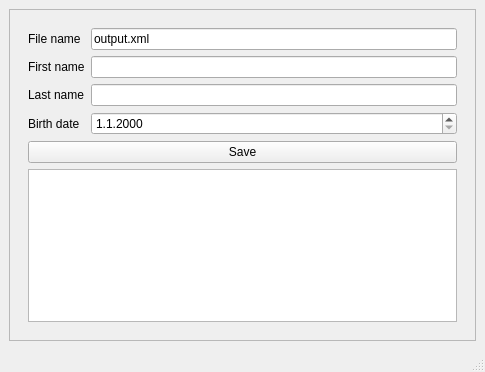
<?xml version="1.0" encoding="UTF-8"?>
<ui version="4.0">
 <class>MainWindow</class>
 <widget class="QMainWindow" name="MainWindow">
  <property name="geometry">
   <rect>
    <x>0</x>
    <y>0</y>
    <width>485</width>
    <height>372</height>
   </rect>
  </property>
  <property name="windowTitle">
   <string>MainWindow</string>
  </property>
  <widget class="QWidget" name="centralwidget">
   <layout class="QVBoxLayout" name="verticalLayout">
    <item alignment="Qt::AlignVCenter">
     <widget class="QFrame" name="vertCenter">
      <property name="sizePolicy">
       <sizepolicy hsizetype="Preferred" vsizetype="Expanding">
        <horstretch>0</horstretch>
        <verstretch>0</verstretch>
       </sizepolicy>
      </property>
      <property name="frameShape">
       <enum>QFrame::StyledPanel</enum>
      </property>
      <property name="frameShadow">
       <enum>QFrame::Sunken</enum>
      </property>
      <layout class="QVBoxLayout" name="verticalLayout_2">
       <item>
        <widget class="QWidget" name="widget" native="true">
         <layout class="QFormLayout" name="formLayout">
          <item row="1" column="0">
           <widget class="QLabel" name="firstNameLabel">
            <property name="text">
             <string>First name</string>
            </property>
           </widget>
          </item>
          <item row="1" column="1">
           <widget class="QLineEdit" name="firstNameEdit"/>
          </item>
          <item row="2" column="0">
           <widget class="QLabel" name="lastNameLabel">
            <property name="text">
             <string>Last name</string>
            </property>
           </widget>
          </item>
          <item row="2" column="1">
           <widget class="QLineEdit" name="lastNameEdit"/>
          </item>
          <item row="3" column="0">
           <widget class="QLabel" name="ageLabel">
            <property name="text">
             <string>Birth date</string>
            </property>
           </widget>
          </item>
          <item row="3" column="1">
           <widget class="QDateEdit" name="ageDate">
            <property name="currentSection">
             <enum>QDateTimeEdit::DaySection</enum>
            </property>
            <property name="displayFormat">
             <string>d.M.yyyy</string>
            </property>
           </widget>
          </item>
          <item row="4" column="0" colspan="2">
           <widget class="QPushButton" name="saveButton">
            <property name="text">
             <string>Save</string>
            </property>
           </widget>
          </item>
          <item row="0" column="0">
           <widget class="QLabel" name="fileNameLabel">
            <property name="text">
             <string>File name</string>
            </property>
           </widget>
          </item>
          <item row="0" column="1">
           <widget class="QLineEdit" name="fileNameEdit">
            <property name="text">
             <string>output.xml</string>
            </property>
           </widget>
          </item>
          <item row="5" column="0" colspan="2">
           <widget class="QTextEdit" name="infoDisplay">
            <property name="readOnly">
             <bool>true</bool>
            </property>
           </widget>
          </item>
         </layout>
        </widget>
       </item>
      </layout>
     </widget>
    </item>
   </layout>
  </widget>
  <widget class="QMenuBar" name="menubar">
   <property name="geometry">
    <rect>
     <x>0</x>
     <y>0</y>
     <width>485</width>
     <height>23</height>
    </rect>
   </property>
  </widget>
  <widget class="QStatusBar" name="statusbar"/>
 </widget>
 <resources/>
 <connections/>
</ui>
